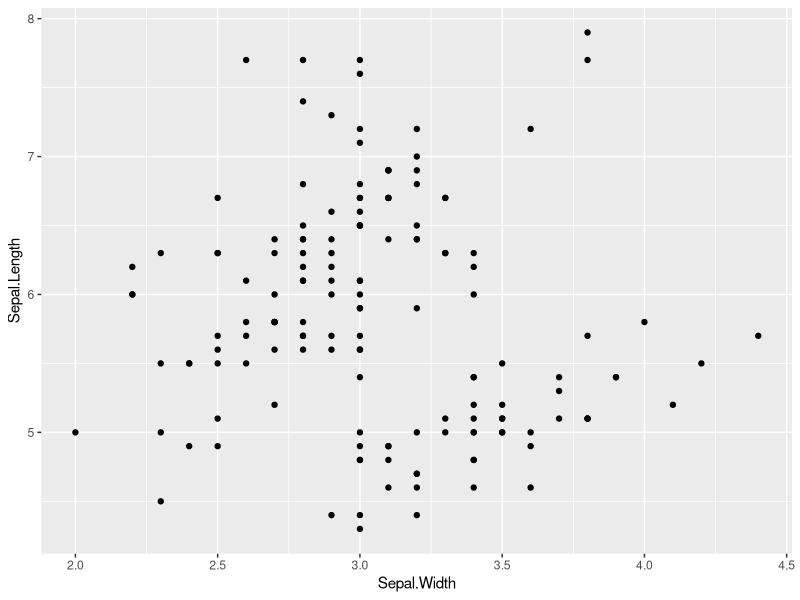
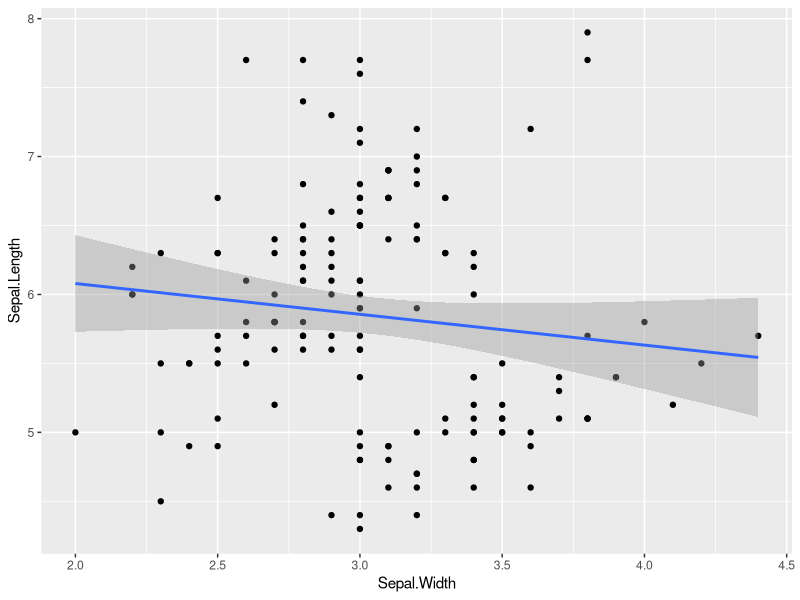
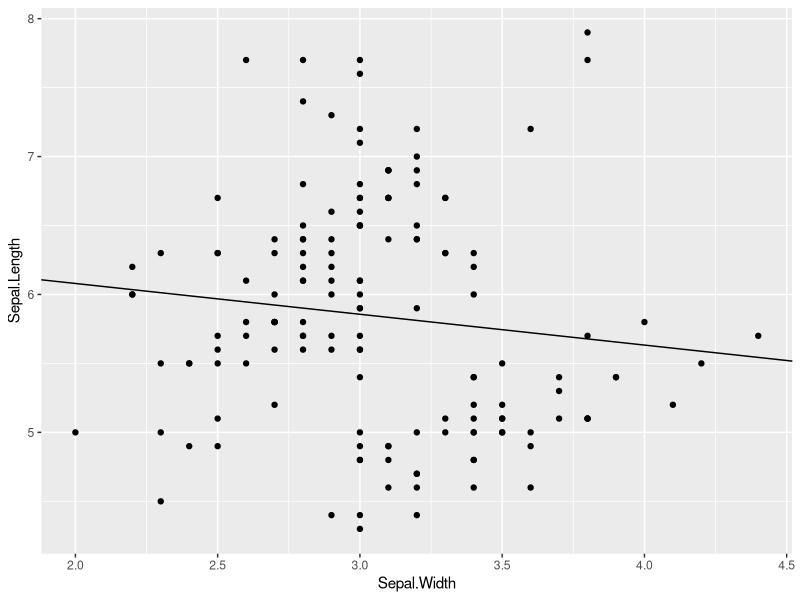
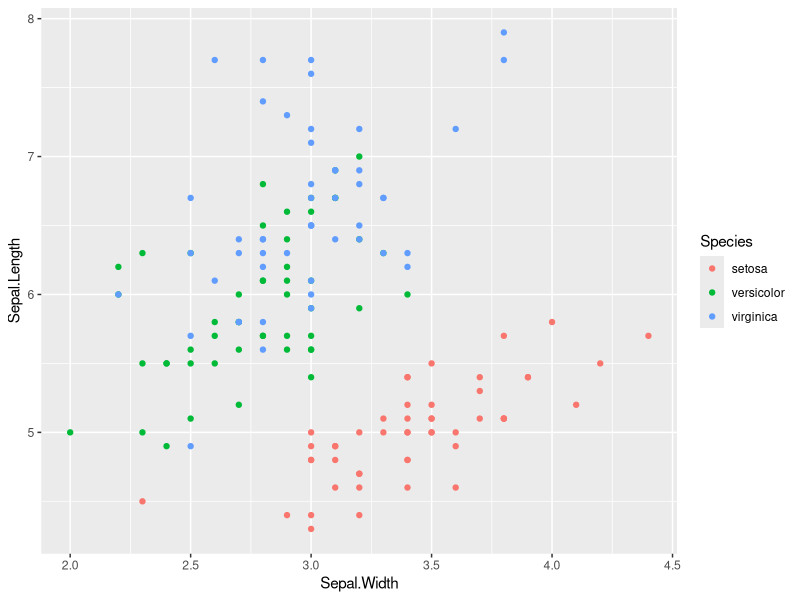
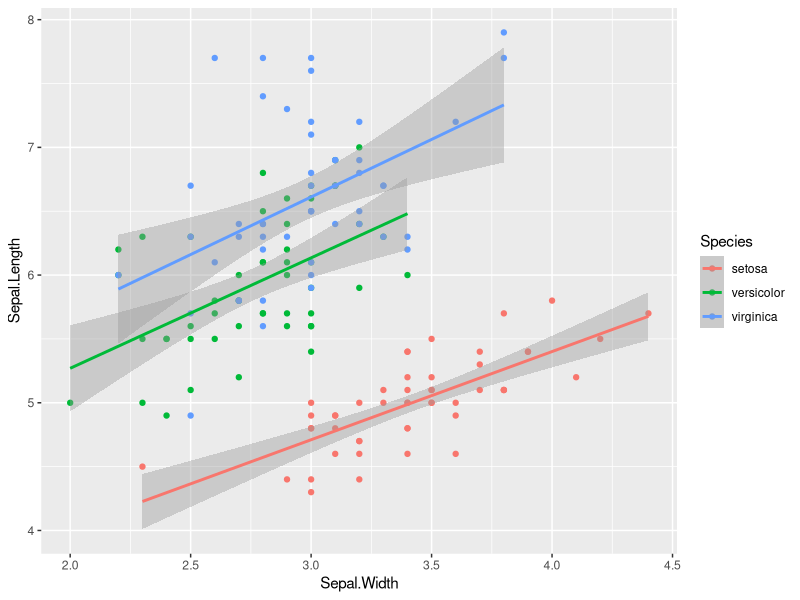

The R script that drew these images, in order:
## ---- chunk 1
knitr::opts_chunk$set(echo = TRUE,
                      eval = TRUE,
                      message=FALSE,
                      error=FALSE)
#knitr::opts_knit$set(root.dir = '../')
## ---- chunk 2
# load data
iris<-iris

# run a general linear model with a gaussian family

mod1<-glm(Sepal.Length~Sepal.Width, data=iris, family="gaussian")

## ---- chunk 3
str(mod1)
## ---- chunk 4
# call just the model
mod1
# summarize model:
summary(mod1)
## ---- chunk 5
mod2<-lm(Sepal.Length~Sepal.Width, data=iris)
summary(mod2)
## ---- chunk 6
library(tidyverse)

iris %>%
  ggplot(aes(x=Sepal.Width, y=Sepal.Length)) +
  geom_point()
## ---- chunk 7
iris %>%
  ggplot(aes(x=Sepal.Width, y=Sepal.Length)) +
  geom_point() +
  geom_smooth(method="lm")
## ---- chunk 8
# the coefficients we need:
coef(mod1)

# the abline geom:
iris %>%
  ggplot(aes(x=Sepal.Width, y=Sepal.Length)) +
  geom_point() +
  geom_abline(intercept=coef(mod1)[1], slope=coef(mod1)[2])
## ---- chunk 9
iris %>%
  ggplot(aes(x=Sepal.Width, y=Sepal.Length, color=Species)) +
  geom_point()
## ---- chunk 10
mod3<-lm(Sepal.Length~Sepal.Width+Species, data=iris)
summary(mod3)
## ---- chunk 11
iris %>%
  ggplot(aes(x=Sepal.Width, y=Sepal.Length, color=Species)) +
  geom_point() +
  geom_smooth(method="lm")
## ---- chunk 12
mod4<-lm(Sepal.Length~Sepal.Width*Species, data=iris)
summary(mod4)
